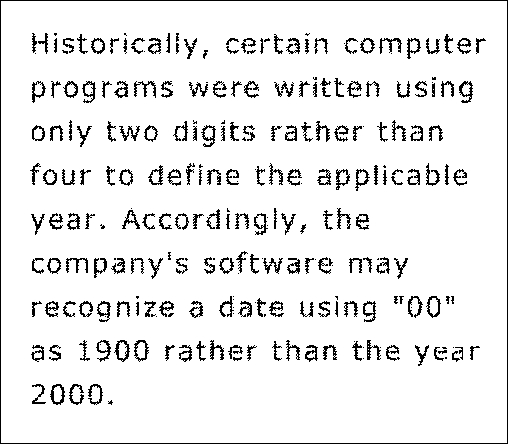
#> input picture images/Fig4.19(a).jpg, 508 x 444 px
$ python ex3.py   (older library calls are emulated)
#> lines starting #> are read from the running program, lines starting #| are printed output that depends on the picture; after the words box and inside, x2 and y2 are one past the last pixel; in counts of white or black regions, pixels touching at a corner belong together
### MyLib.py
# -*- coding: utf-8 -*-

""" Processamento Digital de Imagens
    Aluno: Leonardo Santos Paulucio
    Lista de Exercicios 1 - Pós-Graduação
    Data: 09/05/19
"""

import copy
import numpy as np
import matplotlib.pyplot as plt


def show_images(images, cols=1, titles=None, axis=False, interpolation='gaussian'):
    """Display a list of images in a single figure with matplotlib.

    Parameters
    ---------
    images: List of np.arrays compatible with plt.imshow.

    cols (Default = 1): Number of columns in figure (number of rows is
                        set to np.ceil(n_images/float(cols))).

    titles: List of titles corresponding to each image. Must have
            the same length as titles.
    """
    assert((titles is None)or (len(images) == len(titles)))
    n_images = len(images)

    if titles is None:
        titles = ['Image (%d)' % i for i in range(1, n_images + 1)]
    fig = plt.figure()

    for n, (image, title) in enumerate(zip(images, titles)):
        a = fig.add_subplot(cols, np.ceil(n_images/float(cols)), n + 1)
        if not axis:
            plt.axis("off")
        if image.ndim == 2:
            plt.gray()
        plt.imshow(image, cmap='gray', interpolation=interpolation)
        a.set_title(title)
    fig.set_size_inches(np.array(fig.get_size_inches()) * n_images)
    plt.show()


# [39 lines left out: functions calculaHistograma, equalizaHistograma, not called in this run]


def MSE(imgOrig, imgNoise):
    return np.square(imgOrig.astype(np.float) - imgNoise.astype(np.float)).mean()


def PSNR(imgOrig, imgNoise):
    mse = MSE(imgOrig, imgNoise)
    return 20 * np.log10(255/np.sqrt(mse))


def binarizaImg(img, threshold):
    newImg = copy.deepcopy(img)
    shape = newImg.shape
    for i in range(0, shape[0]):
        for j in range(0, shape[1]):
            if (newImg[i][j] > threshold):
                newImg[i][j] = 255
            else:
                newImg[i][j] = 0

    return newImg


def getOutputSize(old_shape, kernel_shape, padding, stride):
    return int((old_shape[0] + 2*padding - kernel_shape[0])/stride + 1), \
           int((old_shape[1] + 2*padding - kernel_shape[1])/stride + 1)


def getPaddingSize(shape, kernel_shape, stride=1):
    return ((shape[0] - 1)*stride + kernel_shape[0] - shape[0]) // 2


def getNewSize(shape, padding):
    return int((shape + 2*padding))


def paddingImage(img, padding_size=1, type='zeros'):
    shape = img.shape
    shape = (shape[0]+2*padding_size, shape[1]+2*padding_size)

    if type == 'ones':
        new = np.full(shape, 255)
    else:
        new = np.zeros(shape)

    new[padding_size:-padding_size, padding_size:-padding_size] = img

    if type == 'repeat':
        for i in range(padding_size):
            new[i, padding_size:-padding_size] = img[0]
            new[-i-1, padding_size:-padding_size] = img[-1]

        for i in range(padding_size):
            new[padding_size:-padding_size, i] = img[:, 0]
            new[padding_size:-padding_size, -i-1] = img[:, -1]

        for i in range(padding_size):
            for j in range(padding_size):
                new[i, j] = img[0, 0]           # upper left
                new[-i-1, -j-1] = img[-1, -1]   # lower right
                new[-i-1, j] = img[-1, 0]       # lower left
                new[i, -j-1] = img[0, -1]       # upper right

    return new


def conv2D(img, kernel, stride=1, padding=1, padding_type='zeros'):
    shape = []
    paddedImg = []
    newImg = []
    for i in range(0, 2):
        size = getNewSize(img.shape[i], padding)
        shape.append(size)

    kernel = np.flip(kernel)
    paddedImg = paddingImage(img, padding, padding_type)
    newImg = np.zeros((getOutputSize(img.shape, kernel.shape, padding, stride)))

    x, y = kernel.shape[0], kernel.shape[1]

    for i in range(0, newImg.shape[0]):
        for j in range(0, newImg.shape[1]):
            value = (kernel * paddedImg[i:i+y, j:j+x]).sum()
            if value < 0:
                value = 0
            elif value > 255:
                value = 255
            newImg[i][j] = value

    return newImg


# [67 lines left out: functions medianFilter, adaptativeMedian, not called in this run]


# ############################# Filters ################################

MEAN_FILTER = np.ones((3, 3)) / 9.0

MEAN_FILTER_11 = np.ones((11, 11)) / (11*11)

MEAN_FILTER2 = 1/16. * np.array([[1, 2, 1],
                                 [2, 4, 2],
                                 [1, 2, 1]])

LAPLACE_FILTER2 = np.array([[-1, -1, -1],
                            [-1,  9, -1],
                            [-1, -1, -1]])

LAPLACE_FILTER = np.array([[-1, -1, -1],
                           [-1,  8, -1],
                           [-1, -1, -1]])

SOBEL_FILTER = np.array([[1,   2,  1],
                         [0,   0,  0],
                         [-1, -2, -1]])


# ############################ Frequence domain functions

# [65 lines left out: functions frequenceSpace, fshift, extendImg, imgFilter, filterHomomorphic, notchFilter, not called in this run]

### ex3.py
# -*- coding: utf-8 -*-

""" Processamento Digital de Imagens
    Aluno: Leonardo Santos Paulucio
    Lista de Exercicios 1 - Pós-Graduação
    Data: 09/05/19
"""

from PIL import Image
import numpy as np
import MyLib as ml


img = Image.open('images/Fig4.19(a).jpg')
#> img is the input picture: PIL image 508x444 L; min 0, max 255, mean 234.9
img = np.array(img)

imgMed = ml.conv2D(img, ml.MEAN_FILTER2)            # Filtro media ponderada
#> in conv2D, `kernel = np.flip(kernel)`: kernel = [[0.0625, 0.125, 0.0625], [0.125, 0.25, 0.125], [0.0625, 0.125, 0.0625]]
#> in paddingImage, `new[padding_size:-padding_size, padding_size:-padding_size] = img`:
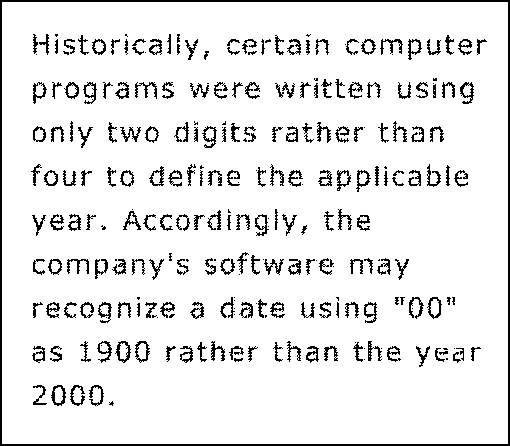
#> new: shape (446, 510) float64; min 0, max 255, mean 232.9
#> after the loop in conv2D, `for i in range(0, newImg.shape[0]):`:
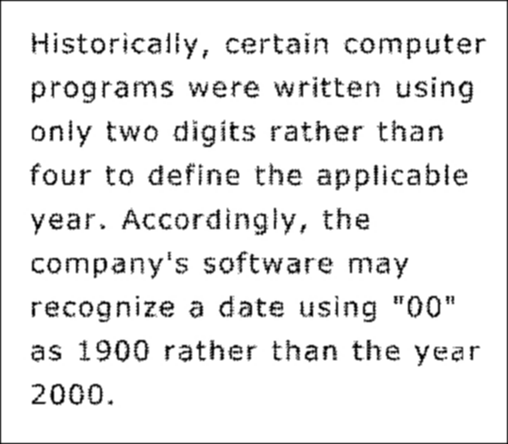
#> newImg: shape (444, 508) float64; min 0, max 255, mean 234.9
# histograma = ml.calculaHistograma(img)            # Comentado, pois foi utilizado para escolher o threshold
# plt.plot(histograma[0], histogram[1])
# plt.show()
imgBin = ml.binarizaImg(imgMed, 200)                # Binarizacao da imagem
#> after the loop in binarizaImg, `for i in range(0, shape[0]):`:
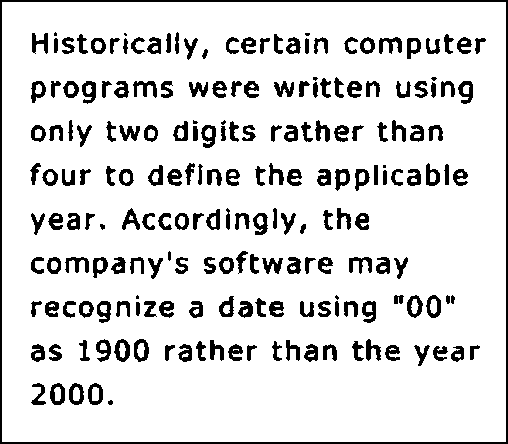
#> newImg: shape (444, 508) float64; 87.2% white; 203 black regions (10 under 20 px), largest, box (x1, y1, x2, y2) and area: (0, 0, 508, 444) 3792, (379, 37, 402, 54) 210, (133, 81, 157, 98) 207
im = ml.conv2D(imgBin, ml.LAPLACE_FILTER)           # Filtro Laplaciano
#> call 2 of conv2D, with kernel = array of shape (3, 3), stride = 1, padding = 1, padding_type = 'zeros'
#> in conv2D (call 2), `kernel = np.flip(kernel)`: kernel = [[-1, -1, -1], [-1, 8, -1], [-1, -1, -1]]
#> call 2 of paddingImage, with padding_size = 1, type = 'zeros'
#> in paddingImage (call 2), `new[padding_size:-padding_size, padding_size:-padding_size] = img`:
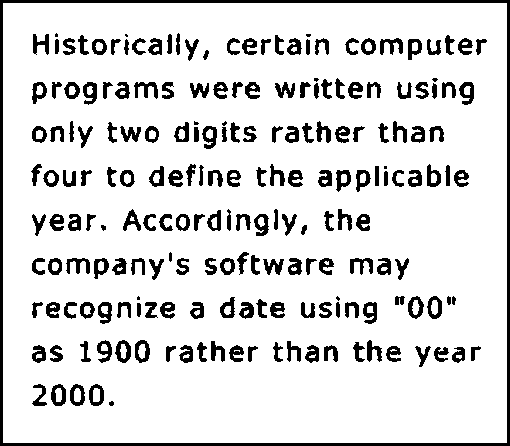
#> new: shape (446, 510) float64; 86.5% white; 203 black regions (10 under 20 px), largest, box (x1, y1, x2, y2) and area: (0, 0, 510, 446) 5700, (380, 38, 403, 55) 210, (134, 82, 158, 99) 207
#> after the loop in conv2D (call 2), `for i in range(0, newImg.shape[0]):`:
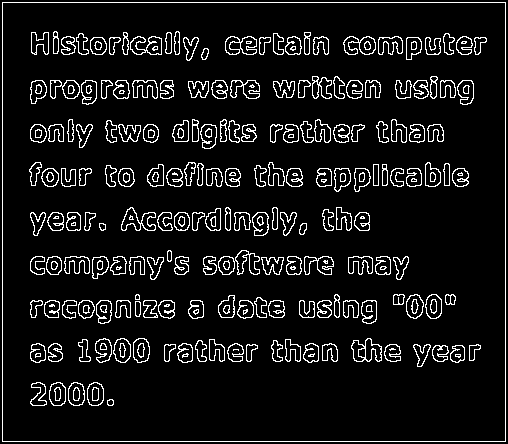
#> newImg: shape (444, 508) float64; 8.5% white in thin lines or dots

images = [img, imgMed, imgBin, im]
titles = ["Imagem Original", "Resultado após Filtro Média Ponderada", "Imagem Binarizada", "Filtro Laplaciano"]
ml.show_images(images, 2, titles)
#> in show_images, `n_images = len(images)`: n_images = 4
#> the loop in show_images, `for n, (image, title) in enumerate(zip(images, titles)):` made 1 pass
#> title on pass 1: 'Imagem Original'
#> (the run stopped early here; a loop or call above may not have finished)
